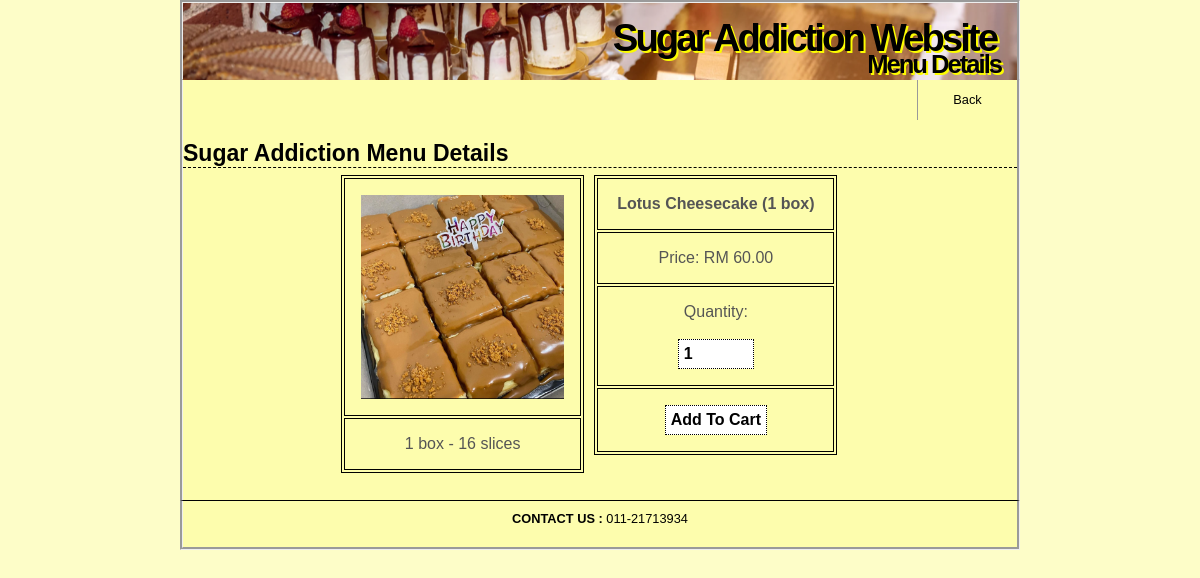
The app's page /menudetails.php?ProductID=11 (signed in) with its own data.
### tables this page shows
CREATE TABLE `product` (
  `ProductID` int(5) NOT NULL,
  `Name` varchar(100) NOT NULL,
  `Image` varchar(255) DEFAULT NULL,
  `Price` decimal(5,2) NOT NULL,
  `Size` varchar(255) DEFAULT NULL,
  `Description` varchar(255) DEFAULT NULL
);

### menudetails.php (the view, shortened to what this page needs)
<?php
include ('includes/header.php');
?>
<h1>Sugar Addiction Menu Details</h1>
<div class="menudetails">
	<div class="row">
	  	<div class="column">
		<table>
			<?php
			require ('includes/constants.php');
			$ProductID = $_GET["ProductID"];
			$q = "SELECT * FROM product WHERE ProductID='$ProductID'";
			$r = @mysqli_query ($dbc,$q);
			if (!mysqli_num_rows($r) == 1) {
				echo '<tr><td colspan="3">PRODUCT OUT OF STOCK</td></tr>';
			} else {
			while ($data = mysqli_fetch_array($r)) {
				echo '
				<tr>
					<td>';
					if (!isset($data["Image"])) {
						echo '<img src="includes/images/image_na.png"/>';
					} else {
						echo '<img src="includes/images/'.$data["Image"].'"/>';
					};
					echo '</td>
					<tr>
						<td>'.$data["Description"].'</td>
					</tr>
					<form action="menudetails.php" method="POST">
					</table>
					</div>
					<div class="column">
					<table>
						<tr>
							<th colspan="2">'.$data["Name"].'</th>
						</tr>
						<tr>
							<td colspan="2">Price: RM '.$data["Price"].'</td>
						</tr>
						<tr>
							<td colspan="2">Quantity:<br><br><input type="number" name="qty" size=5 value="1" min=1 max=999></td>
						</tr>';
						echo'
						<tr>
							<input type="text" name="cart" value="'.$data["ProductID"].'" hidden>
							<td colspan="2"><input type="submit" name="submit" value="Add To Cart" /></td>
						</tr>
						</form>
					</table>
					</div>';
			}}
			?>
	</div>
</div>

### includes/style.css (style rules this page uses)
* { margin:0; padding:0; }
body { background:#FDFDC8; color:#555; font:0.8em Arial, Helvetica, "bitstream vera sans", sans-serif; }
#content h1 { border-bottom:1px dashed #000000; font-size:1.8em; padding:20px 0 0; color: black; }
#content img { vertical-align: middle; }
* { box-sizing: border-box; }
.menudetails .row { margin-left:-5px; margin-right:-5px; }
.menudetails .column { float: left; width: 30%; padding: 5px; }
.menudetails .row::after { content: ""; clear: both; display: table; }
.menudetails table { border: 1px solid black; width: 100%; margin: 1% 65%; table-layout: fixed; }
.menudetails table img { width: 100%; height: auto; }
.menudetails th, .menudetails td { text-align: center; padding: 16px; border: 1px solid black; }
#footer { border-top:1px solid black; height:50px; margin:0 auto; padding:10px 0px; text-align:center; width:70vw; background-color: #FDFDAD; color: black; z-index: 2; position: relative; border-bottom: 3px groove; border-left: 3px groove; border-right: 3px groove; }
input, select, .input { padding: 5px; font-weight: bold; font-size: 1em; color: #000000; background: #FFFFFF; border:1px dotted #000000; }

### records on screen
product: Image (picture), Description "1 box - 16 slices", Name "Lotus Cheesecake (1 box)", Price "60.00"

### other values on screen
$page_text "Menu Details"
